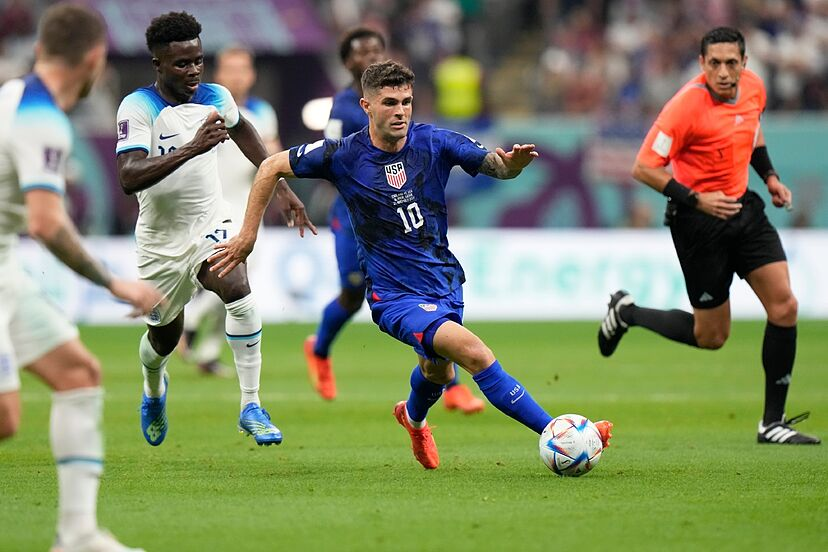
#> input picture OpenCV/Assests/base.jpg, 828 x 552 px, found by its file name
$ python contours.py
#> lines starting #> are read from the running program, lines starting #| are printed output that depends on the picture; after the words box and inside, x2 and y2 are one past the last pixel; in counts of white or black regions, pixels touching at a corner belong together
import numpy as np
import cv2

img = cv2.imread(r'C:\Users\ginuram\Desktop\Dekstop\30DaysofPython\OpenCV\Assests\base.jpg')
#> img is the input picture: shape (552, 828, 3); mean B, G, R 104.1, 134.6, 127.7

blank = np.zeros(img.shape, dtype='uint8')

gray = cv2.cvtColor(img, cv2.COLOR_BGR2GRAY)
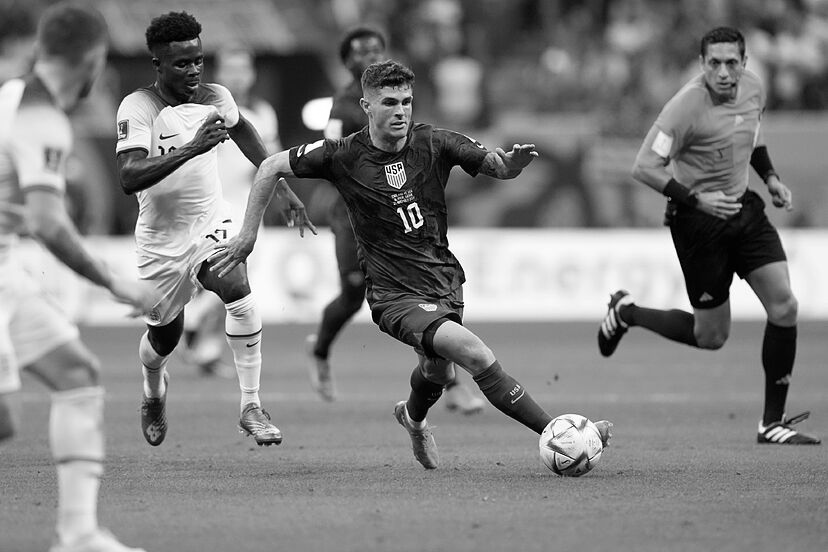
#> gray: shape (552, 828); min 0, max 255, mean 129.1
cv2.imshow('gray', gray)

blur = cv2.GaussianBlur(gray, (5,5), cv2.BORDER_DEFAULT)
cv2.imshow('Blur', blur)

canny = cv2.Canny(blur, 125, 175)
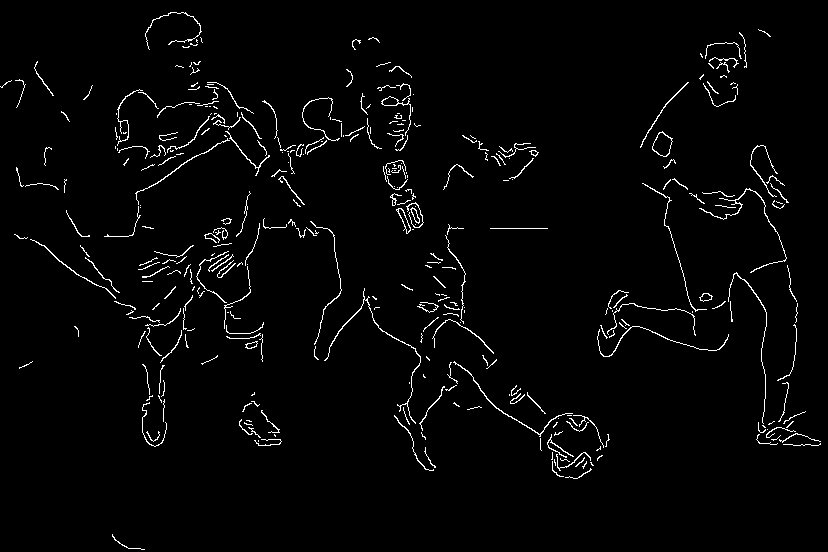
#> canny: shape (552, 828); 2.3% white in thin lines or dots
cv2.imshow('canny edges', canny)

contours, hierarchies = cv2.findContours(canny, cv2.RETR_LIST, cv2.CHAIN_APPROX_SIMPLE)
#> contours = 360 contours, 319 with area under 20; largest, box (x1, y1, x2, y2) and area: (652, 131, 673, 157) 329, (652, 132, 673, 157) 308, (381, 96, 411, 136) 121, (396, 208, 411, 234) 118, (382, 96, 399, 106) 102
print(f'{len(contours)} founded')
#| 360 founded
print(hierarchies)
#> (printed output is left out)

cv2.drawContours(blank, contours, -1, (0, 0, 255), 1)
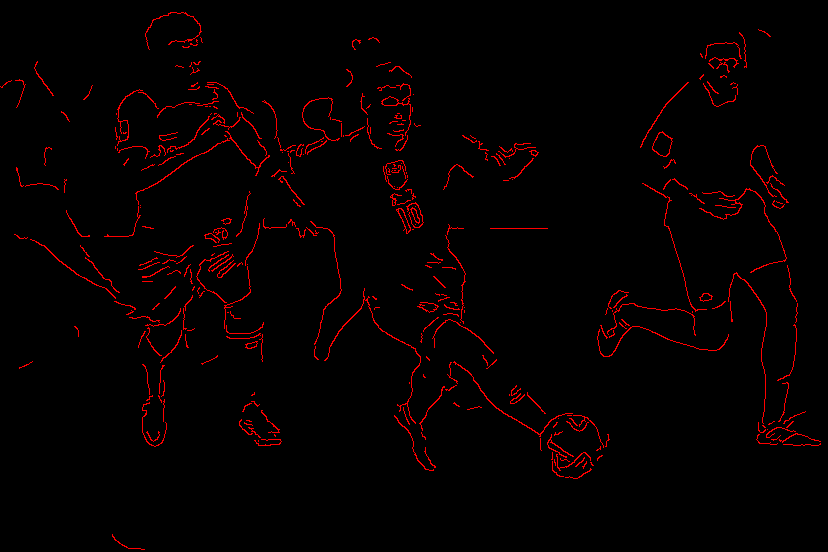
#> blank: shape (552, 828, 3); mean of channels 0, 1, 2 0, 0, 6; drawn as B, G, R
cv2.imshow('Contours Drawn', blank)

cv2.imshow('img', img)
cv2.waitKey(0)
cv2.destroyAllWindows()

$ run again, with OpenCV/Assests/crowd-1584115_1920-1030x687.jpg copied over OpenCV/Assests/base.jpg
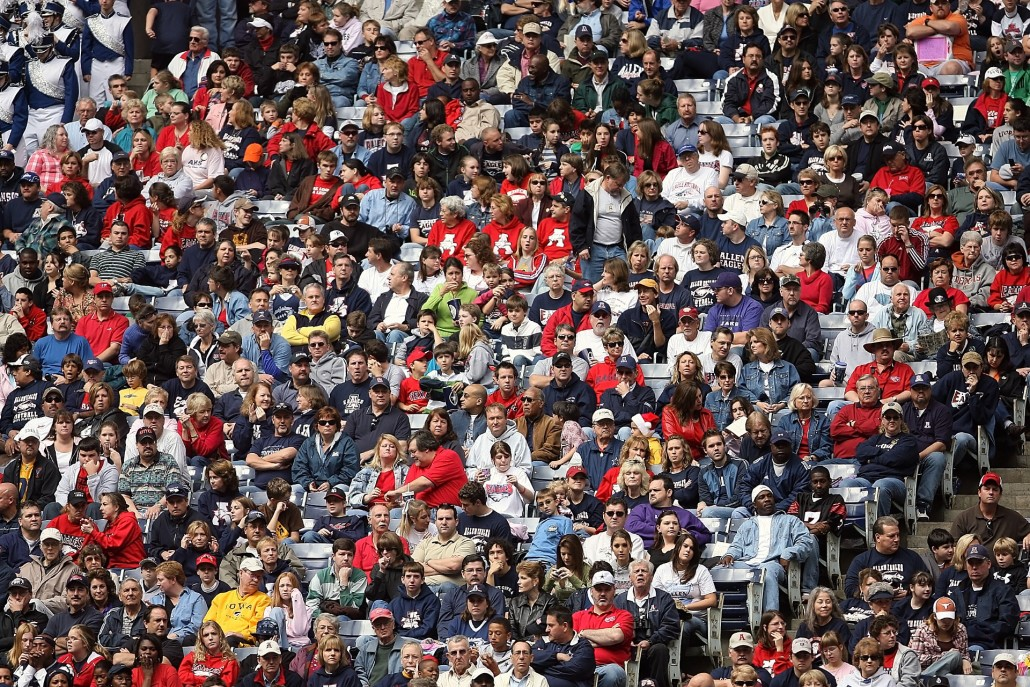
#> input picture OpenCV/Assests/crowd-1584115_1920-1030x687.jpg, 1030 x 687 px, found by its file name
#> img is the input picture: shape (687, 1030, 3); mean B, G, R 86.4, 87, 106.3
#> `canny = cv2.Canny(blur, 125, 175)`:
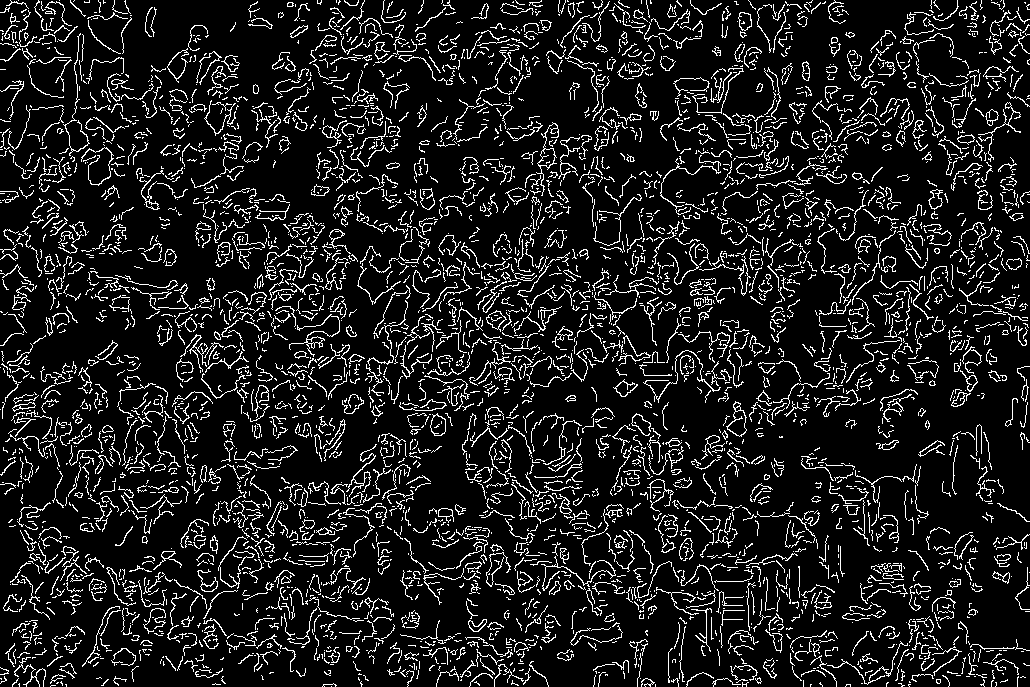
#> canny: shape (687, 1030); 11.5% white in thin lines or dots
#> contours = 4278 contours, 4054 with area under 20; largest, box (x1, y1, x2, y2) and area: (726, 401, 747, 437) 368, (727, 410, 747, 437) 292, (536, 122, 559, 196) 252, (430, 413, 446, 436) 250, (430, 414, 446, 436) 235
#| 4278 founded
#> (printed output is left out)
#> `cv2.drawContours(blank, contours, -1, (0, 0, 255), 1)`:
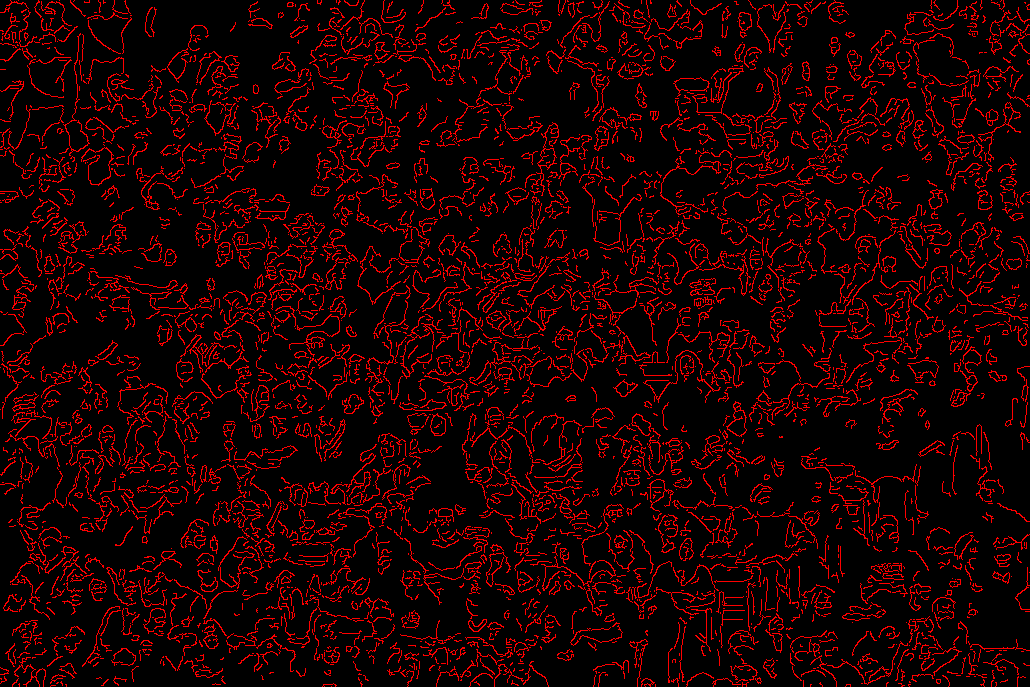
#> blank: shape (687, 1030, 3); mean of channels 0, 1, 2 0, 0, 29.3; drawn as B, G, R
